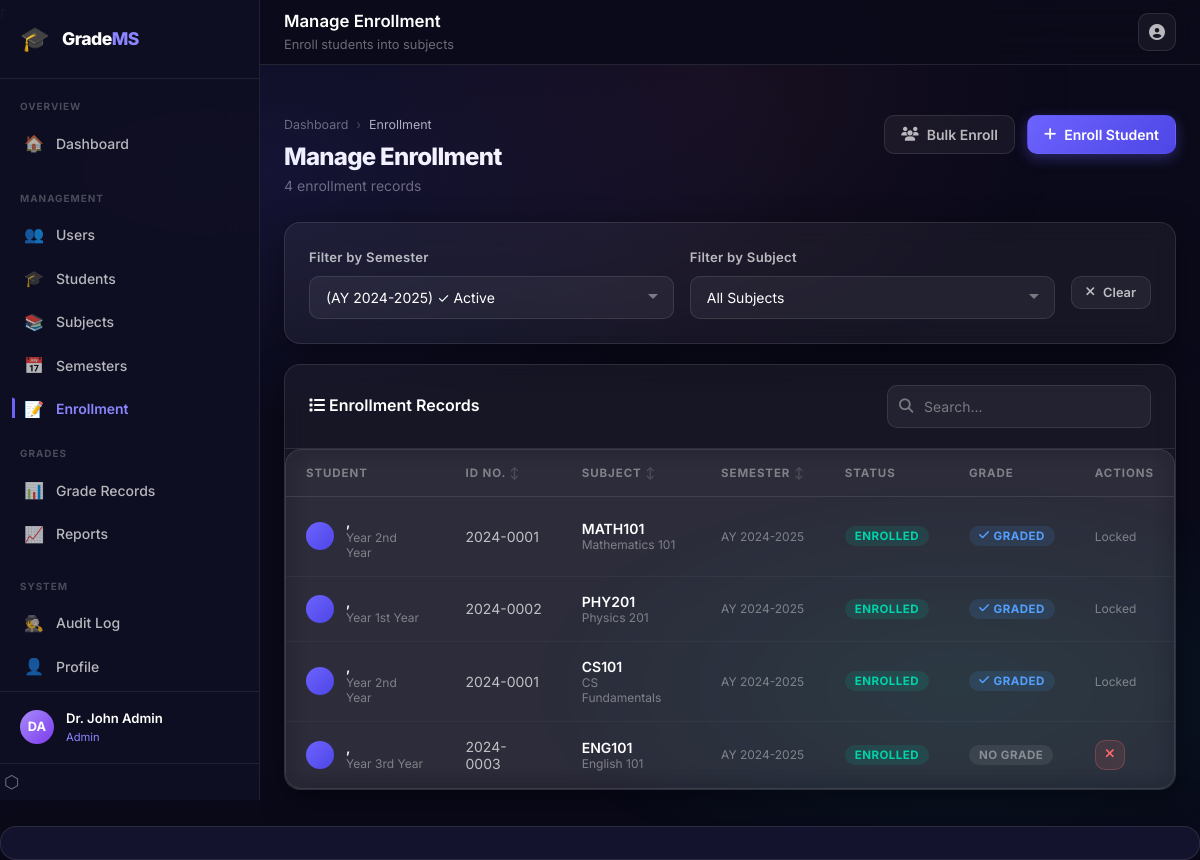
/admin/manage_enrollment.php (signed in), run on an earlier commit of the app's database.
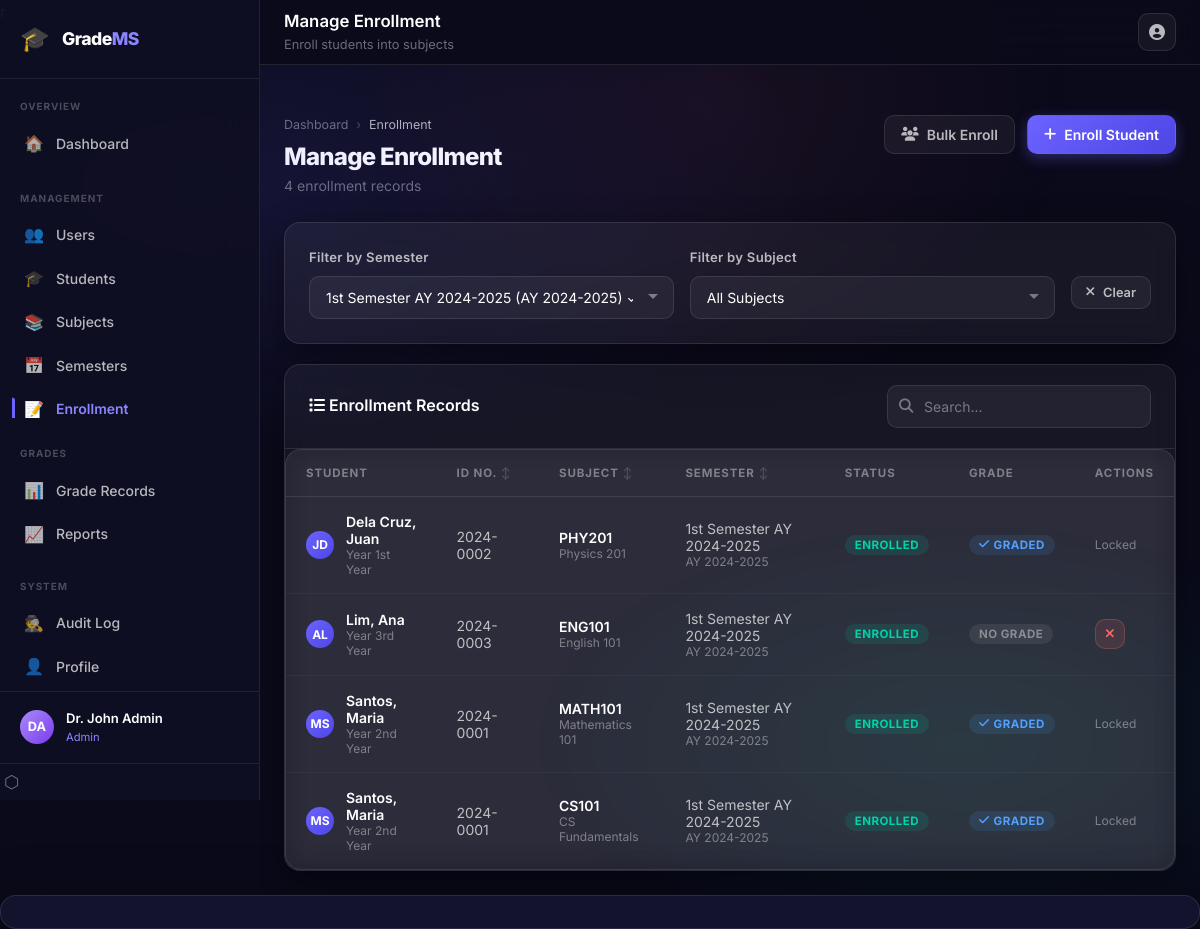
And on a later commit of the database.
### tables this page shows
CREATE TABLE IF NOT EXISTS enrollments (
  id          INT UNSIGNED AUTO_INCREMENT PRIMARY KEY,
  student_id  INT UNSIGNED NOT NULL,
  subject_id  INT UNSIGNED NOT NULL,
  semester_id INT UNSIGNED NOT NULL,
  status      VARCHAR(20)  NOT NULL DEFAULT 'enrolled',
  enrolled_at DATETIME     NOT NULL DEFAULT CURRENT_TIMESTAMP,
  UNIQUE KEY uq_enroll (student_id, subject_id, semester_id),
  FOREIGN KEY (student_id)  REFERENCES students(id)  ON DELETE CASCADE,
  FOREIGN KEY (subject_id)  REFERENCES subjects(id)  ON DELETE CASCADE,
  FOREIGN KEY (semester_id) REFERENCES semesters(id) ON DELETE CASCADE,
  INDEX idx_student (student_id),
  INDEX idx_subject (subject_id)
);

CREATE TABLE IF NOT EXISTS students (
  id             INT UNSIGNED AUTO_INCREMENT PRIMARY KEY,
  user_id        INT UNSIGNED  NOT NULL UNIQUE,
  student_number VARCHAR(30)   NOT NULL UNIQUE,
  first_name     VARCHAR(80)   NOT NULL DEFAULT '',
  last_name      VARCHAR(80)   NOT NULL DEFAULT '',
  middle_name    VARCHAR(80)   DEFAULT NULL,
  course         VARCHAR(50)   NOT NULL DEFAULT '',
  year_level     VARCHAR(20)   NOT NULL DEFAULT '',
  section        VARCHAR(10)   DEFAULT NULL,
  contact_no     VARCHAR(30)   DEFAULT NULL,
  FOREIGN KEY (user_id) REFERENCES users(id) ON DELETE CASCADE
);

CREATE TABLE IF NOT EXISTS subjects (
  id          INT UNSIGNED AUTO_INCREMENT PRIMARY KEY,
  code        VARCHAR(20)   NOT NULL UNIQUE,
  name        VARCHAR(150)  NOT NULL,
  units       TINYINT       NOT NULL DEFAULT 3,
  description TEXT          DEFAULT NULL,
  teacher_id  INT UNSIGNED  DEFAULT NULL,
  is_active   TINYINT(1)    NOT NULL DEFAULT 1,
  created_at  DATETIME      NOT NULL DEFAULT CURRENT_TIMESTAMP,
  FOREIGN KEY (teacher_id) REFERENCES teachers(id) ON DELETE SET NULL,
  INDEX idx_teacher (teacher_id)
);

CREATE TABLE IF NOT EXISTS semesters (
  id             INT UNSIGNED AUTO_INCREMENT PRIMARY KEY,
  name           VARCHAR(50)                           NOT NULL DEFAULT '',
  school_year    VARCHAR(20)                           NOT NULL,
  semester       ENUM('1st Semester','2nd Semester','Summer') NOT NULL DEFAULT '1st Semester',
  is_active      TINYINT(1)                            NOT NULL DEFAULT 0,
  start_date     DATE                                  DEFAULT NULL,
  end_date       DATE                                  DEFAULT NULL,
  grade_deadline DATE                                  DEFAULT NULL,
  created_at     DATETIME                              NOT NULL DEFAULT CURRENT_TIMESTAMP,
  UNIQUE KEY uq_sem (school_year, semester)
);

### config/App.php (called while the page is built, shortened)
r<?php
class App {
    public static function url(string $path = ''): string {
        return self::BASE_PATH . '/' . ltrim($path, '/');
    }
}

### admin/manage_enrollment.php (the view, shortened to what this page needs)
<?php
$db      = DB::getInstance();
$activeSemester = $db->query(
    "SELECT * FROM semesters WHERE is_active = 1 LIMIT 1"
)->fetch(PDO::FETCH_ASSOC);
$filterSemesterId = (int) ($_GET['semester_id']
    ?? $activeSemester['id']
    ?? 0);
$filterSubjectId  = (int) ($_GET['subject_id'] ?? 0);
$semesters = $db->query(
    "SELECT * FROM semesters ORDER BY school_year DESC, id DESC"
)->fetchAll(PDO::FETCH_ASSOC);
$enrollmentsQuery = "
    SELECT e.*,
           s.first_name, s.last_name,
           s.student_number,
           s.year_level,
           sub.name AS subject_name,
           sub.code AS subject_code,
           sem.name AS semester_name,
           sem.school_year,
           CASE WHEN g.id IS NOT NULL THEN 1 ELSE 0 END AS has_grade
    FROM   enrollments e
    JOIN   students s   ON s.id = e.student_id
    JOIN   subjects sub ON sub.id = e.subject_id
    JOIN   semesters sem ON sem.id = e.semester_id
    LEFT JOIN grades g  ON g.enrollment_id = e.id
    WHERE  1=1
";
$enrollParams = [];
if ($filterSemesterId) {
    $enrollmentsQuery .= " AND e.semester_id = :semester_id";
    $enrollParams[':semester_id'] = $filterSemesterId;
}
$enrollmentsQuery .= " ORDER BY s.last_name, s.first_name";
$stmt = $db->prepare($enrollmentsQuery);
$stmt->execute($enrollParams);
$enrollments = $stmt->fetchAll(PDO::FETCH_ASSOC);
include '../shared/header.php';
?>
<div class="main-content">
  <div class="topbar">
    <div class="topbar-left">
      <div>
        <div class="topbar-title">Manage Enrollment</div>
        <div class="topbar-subtitle">
          Enroll students into subjects
        </div>
      </div>
    </div>
    <div class="topbar-right">
      <div class="dropdown">
        <button class="topbar-btn" id="user-menu-btn">
          <i class="fas fa-user-circle"></i>
        </button>
      </div>
    </div>
  </div>
  <div class="page-content">
    <div class="page-header">
      <div class="page-header-left">
        <div class="breadcrumb">
          <div class="breadcrumb-item">
            <a href="dashboard.php">Dashboard</a>
          </div>
          <span class="breadcrumb-separator">›</span>
          <div class="breadcrumb-item active">Enrollment</div>
        </div>
        <h1>Manage Enrollment</h1>
        <p><?= count($enrollments) ?> enrollment records</p>
      </div>
      <div class="page-header-right">
        <button class="btn btn-secondary"
                onclick="Modal.open('bulk-enroll-modal')">
          <i class="fas fa-users"></i> Bulk Enroll
        </button>
        <button class="btn btn-primary"
                onclick="Modal.open('enroll-modal')">
          <i class="fas fa-plus"></i> Enroll Student
        </button>
      </div>
    </div>
    <div class="glass-card mb-5">
      <div class="glass-card-body">
        <form method="GET" class="d-flex gap-4 align-center flex-wrap">
          <div class="form-group" style="flex:1;min-width:200px;margin-bottom:0">
            <label class="form-label">Filter by Semester</label>
            <select name="semester_id"
                    class="form-control"
                    onchange="this.form.submit()">
              <?php foreach ($semesters as $sem): ?>
                <option value="<?= $sem['id'] ?>"
                  <?= $filterSemesterId == $sem['id'] ? 'selected' : '' ?>>
                  <?= htmlspecialchars($sem['name']) ?>
                  (<?= htmlspecialchars($sem['school_year']) ?>)
                </option>
              <?php endforeach; ?>
            </select>
          </div>
          <div class="form-group" style="flex:1;min-width:200px;margin-bottom:0">
            <label class="form-label">Filter by Subject</label>
            <select name="subject_id"
                    class="form-control"
                    onchange="this.form.submit()">
              <option value="">All Subjects</option>
            </select>
          </div>
          <?php if ($filterSemesterId || $filterSubjectId): ?>
            <div style="margin-top:20px">
              <a href="manage_enrollment.php" class="btn btn-secondary btn-sm">
                <i class="fas fa-times"></i> Clear
              </a>
            </div>
          <?php endif; ?>
        </form>
      </div>
    </div>
    <div class="glass-card">
      <div class="glass-card-header">
        <h3><i class="fas fa-list"></i> Enrollment Records</h3>
        <div class="search-input-wrap">
          <i class="fas fa-search search-icon"></i>
          <input type="text"
                 class="form-control"
                 placeholder="Search..."
                 data-table-search="enrollments-table">
        </div>
      </div>
      <div class="table-wrapper">
        <table class="data-table" id="enrollments-table">
          <thead>
            <tr>
              <th>Student</th>
              <th class="sortable">ID No.</th>
              <th class="sortable">Subject</th>
              <th class="sortable">Semester</th>
              <th>Status</th>
              <th>Grade</th>
              <th>Actions</th>
            </tr>
          </thead>
          <tbody>
            <?php if (empty($enrollments)): ?>
              <tr>
                <td colspan="7">
                  <div class="empty-state">
                    <div class="empty-state-icon">📋</div>
                    <h3>No Enrollments Found</h3>
                    <p>Try different filters or enroll a student.</p>
                  </div>
                </td>
              </tr>
            <?php else: ?>
              <?php foreach ($enrollments as $enroll): ?>
                <tr>
                  <td>
                    <div class="user-cell">
                      <div class="avatar avatar-sm avatar-primary">
                        <?= strtoupper(substr($enroll['first_name'], 0, 1)
                          . substr($enroll['last_name'],  0, 1)) ?>
                      </div>
                      <div class="user-cell-info">
                        <div class="name">
                          <?= htmlspecialchars(
                            $enroll['last_name'] . ', ' . $enroll['first_name']
                          ) ?>
                        </div>
                        <div class="sub">
                          Year <?= $enroll['year_level'] ?>
                        </div>
                      </div>
                    </div>
                  </td>
                  <td><?= htmlspecialchars($enroll['student_number']) ?></td>
                  <td>
                    <strong>
                      <?= htmlspecialchars($enroll['subject_code']) ?>
                    </strong>
                    <div class="text-xs text-muted">
                      <?= htmlspecialchars($enroll['subject_name']) ?>
                    </div>
                  </td>
                  <td>
                    <?= htmlspecialchars($enroll['semester_name']) ?>
                    <div class="text-xs text-muted">
                      <?= htmlspecialchars($enroll['school_year']) ?>
                    </div>
                  </td>
                  <td>
                    <span class="badge badge-success">
                      <?= htmlspecialchars($enroll['status']) ?>
                    </span>
                  </td>
                  <td>
                    <?php if ($enroll['has_grade']): ?>
                      <span class="badge badge-info">
                        <i class="fas fa-check"></i> Graded
                      </span>
                    <?php else: ?>
                      <span class="badge badge-muted">No grade</span>
                    <?php endif; ?>
                  </td>
                  <td>
                    <?php if (!$enroll['has_grade']): ?>
                      <button class="btn btn-ghost-danger btn-sm btn-icon"
                              data-tooltip="Remove Enrollment"
                              onclick="confirmRemoveEnrollment(
                                <?= $enroll['id'] ?>,
                                '<?= htmlspecialchars(
                                  $enroll['first_name'] . ' ' . $enroll['last_name']
                                ) ?>'
                              )">
                        <i class="fas fa-times"></i>
                      </button>
                    <?php else: ?>
                      <span class="text-muted text-xs">Locked</span>
                    <?php endif; ?>
                  </td>
                </tr>
              <?php endforeach; ?>
            <?php endif; ?>
          </tbody>
        </table>
      </div>
    </div>
  </div>
</div>
<?php include '../shared/footer.php'; ?>

### shared/header.php (shortened to what this page needs)
<?php
require_once __DIR__ . '/../config/App.php';
?>
<!DOCTYPE html>
<html lang="en">
<head>
  <link rel="stylesheet" href="https://cdnjs.cloudflare.com/ajax/libs/font-awesome/6.5.1/css/all.min.css">
  <link rel="stylesheet" href="<?= App::url('/assets/css/global.css') ?>">
</head>
<body>
<div id="app">
  <?php include __DIR__ . '/sidebar.php'; ?>
  <main id="main">

### shared/sidebar.php
<?php
require_once __DIR__ . '/../config/App.php';
$role     = $_SESSION['role']  ?? '';
$userName = $_SESSION['name']  ?? 'User';
$initials   = strtoupper(substr($userName, 0, 1) . (strpos($userName, ' ') !== false
    ? substr($userName, strrpos($userName, ' ') + 1, 1) : ''));
$avatarGradients = [
    'admin'   => 'linear-gradient(135deg,#a78bfa,#7c3aed)',
    'teacher' => 'linear-gradient(135deg,#4f9eff,#2563eb)',
    'student' => 'linear-gradient(135deg,#2dd4bf,#0f766e)',
];
$avatarBg = $avatarGradients[$role] ?? $avatarGradients['student'];
$nav = [
    'admin' => [
        ['label' => 'OVERVIEW', 'items' => [
            ['icon' => '🏠', 'text' => 'Dashboard',    'href' => App::url('/admin/dashboard.php')],
        ]],
        ['label' => 'MANAGEMENT', 'items' => [
            ['icon' => '👥', 'text' => 'Users',       'href' => App::url('/admin/user_management.php')],
            ['icon' => '🎓', 'text' => 'Students',    'href' => App::url('/admin/manage_students.php')],
            ['icon' => '📚', 'text' => 'Subjects',    'href' => App::url('/admin/manage_subjects.php')],
            ['icon' => '📅', 'text' => 'Semesters',   'href' => App::url('/admin/manage_semesters.php')],
            ['icon' => '📝', 'text' => 'Enrollment',  'href' => App::url('/admin/manage_enrollment.php')],
        ]],
        ['label' => 'GRADES', 'items' => [
            ['icon' => '📊', 'text' => 'Grade Records', 'href' => App::url('/admin/view_grades.php')],
            ['icon' => '📈', 'text' => 'Reports',        'href' => App::url('/admin/reports.php')],
        ]],
        ['label' => 'SYSTEM', 'items' => [
            ['icon' => '🕵️', 'text' => 'Audit Log', 'href' => App::url('/admin/audit_log.php')],
            ['icon' => '👤', 'text' => 'Profile',   'href' => App::url('/profile.php')],
        ]],
    ],
    'teacher' => [
        ['label' => 'TEACHING', 'items' => [
            ['icon' => '🏠', 'text' => 'Dashboard',     'href' => App::url('/teacher/dashboard.php')],
            ['icon' => '📚', 'text' => 'My Subjects',   'href' => App::url('/teacher/my_subjects.php')],
            ['icon' => '📊', 'text' => 'Manage Grades', 'href' => App::url('/teacher/manage_grades.php')],
            ['icon' => '📈', 'text' => 'My Reports',    'href' => App::url('/teacher/reports.php')],
        ]],
        ['label' => 'ACCOUNT', 'items' => [
            ['icon' => '👤', 'text' => 'Profile',  'href' => App::url('/profile.php')],
        ]],
    ],
    'student' => [
        ['label' => 'ACADEMIC', 'items' => [
            ['icon' => '🏠', 'text' => 'Dashboard', 'href' => App::url('/student/dashboard.php')],
            ['icon' => '📋', 'text' => 'My Grades', 'href' => App::url('/student/grades.php')],
        ]],
        ['label' => 'ACCOUNT', 'items' => [
            ['icon' => '👤', 'text' => 'Profile', 'href' => App::url('/profile.php')],
        ]],
    ],
];
$currentPath = parse_url($_SERVER['REQUEST_URI'], PHP_URL_PATH);
$sections    = $nav[$role] ?? [];
?>
<nav id="sidebar">
  <div class="sidebar-logo">
    <div class="logo-icon">🎓</div>
    <div class="logo-text">Grade<span>MS</span></div>
  </div>
  <?php foreach ($sections as $section): ?>
    <div class="sidebar-section">
      <div class="sidebar-label"><?= htmlspecialchars($section['label']) ?></div>
      <?php foreach ($section['items'] as $item):
        $isActive = ($currentPath === $item['href']) ? 'active' : '';
      ?>
        <a class="nav-item <?= $isActive ?>" href="<?= htmlspecialchars($item['href']) ?>">
          <span class="nav-icon"><?= $item['icon'] ?></span>
          <?= htmlspecialchars($item['text']) ?>
        </a>
      <?php endforeach; ?>
    </div>
  <?php endforeach; ?>
  <a class="sidebar-user" href="<?= App::url('/profile.php') ?>" style="text-decoration:none">
    <div class="user-avatar" style="background:<?= $avatarBg ?>">
      <?= htmlspecialchars($initials) ?>
    </div>
    <div class="user-info">
      <div class="user-name"><?= htmlspecialchars($userName) ?></div>
      <div class="user-role"><?= htmlspecialchars(ucfirst($role)) ?></div>
    </div>
    <a class="logout-btn" href="<?= App::url('/auth/logout.php') ?>" title="Logout"
       onclick="return confirm('Log out?')">⬡</a>
  </a>
</nav>

### shared/footer.php (shortened to what this page needs)
<?php
require_once __DIR__ . '/../config/App.php';
?>
  </main>
</div>
<div class="toast" id="toast"></div>
</body>
</html>

What changed in the data, as far as the page shows it:
changed through a linked row, enrollments "PHY201": student.last_name (not shown) → "JD"; student.first_name "," → "Dela Cruz, Juan"; semester.name (not shown) → "1st Semester AY 2024-2025"; moves up the list
changed through a linked row, enrollments "ENG101": student.last_name (not shown) → "AL"; student.first_name "," → "Lim, Ana"; semester.name (not shown) → "1st Semester AY 2024-2025"; moves up the list
changed through a linked row, enrollments "MATH101": student.last_name (not shown) → "MS"; student.first_name "," → "Santos, Maria"; semester.name (not shown) → "1st Semester AY 2024-2025"
changed through a linked row, enrollments "CS101": student.last_name (not shown) → "MS"; student.first_name "," → "Santos, Maria"; semester.name (not shown) → "1st Semester AY 2024-2025"
Also different on the page:
form field semester_id: "(AY 2024-2025) ✓ Active" → "1st Semester AY 2024-2025 (AY 2024-2025) ✓ Active"
